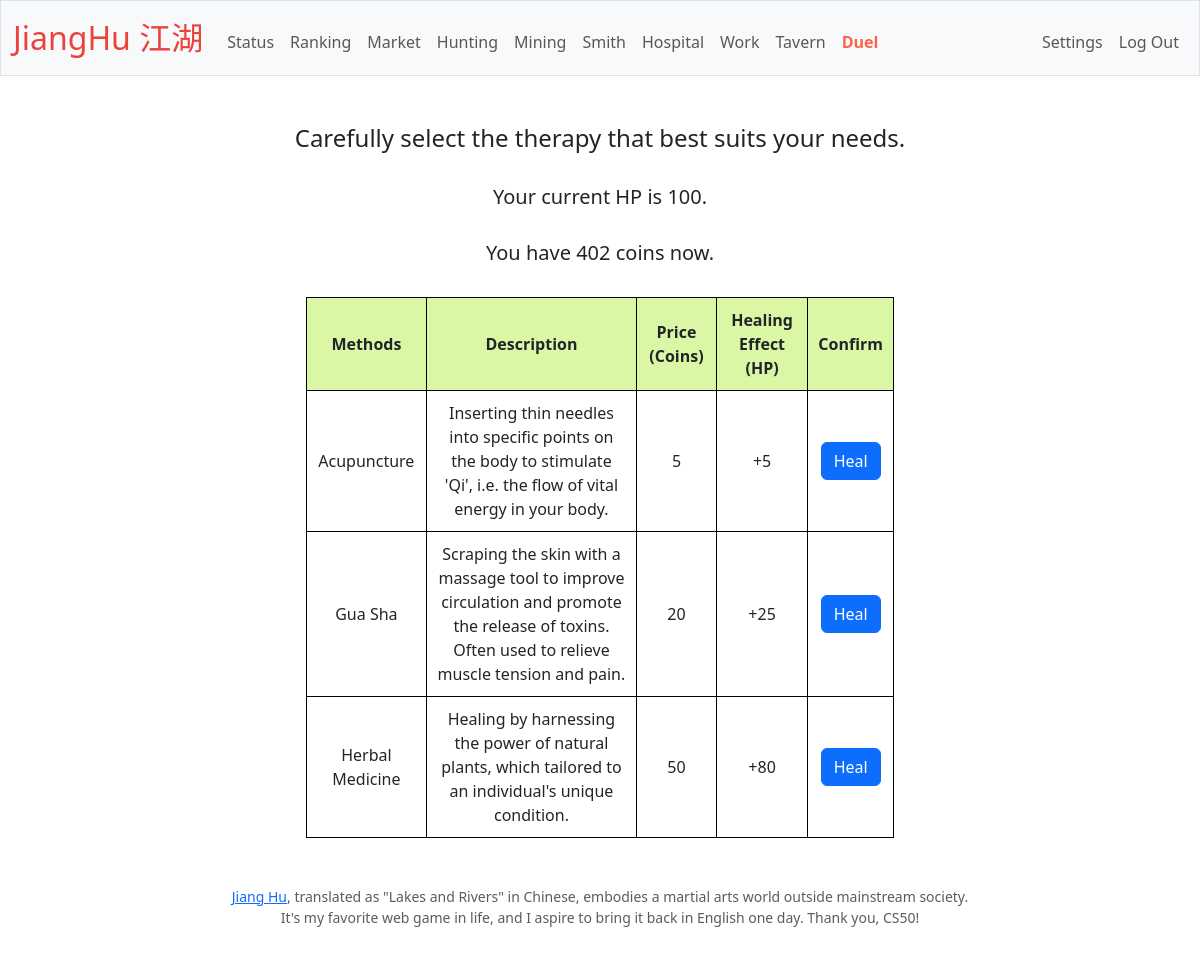
The app's page /hospital (signed in), older data.
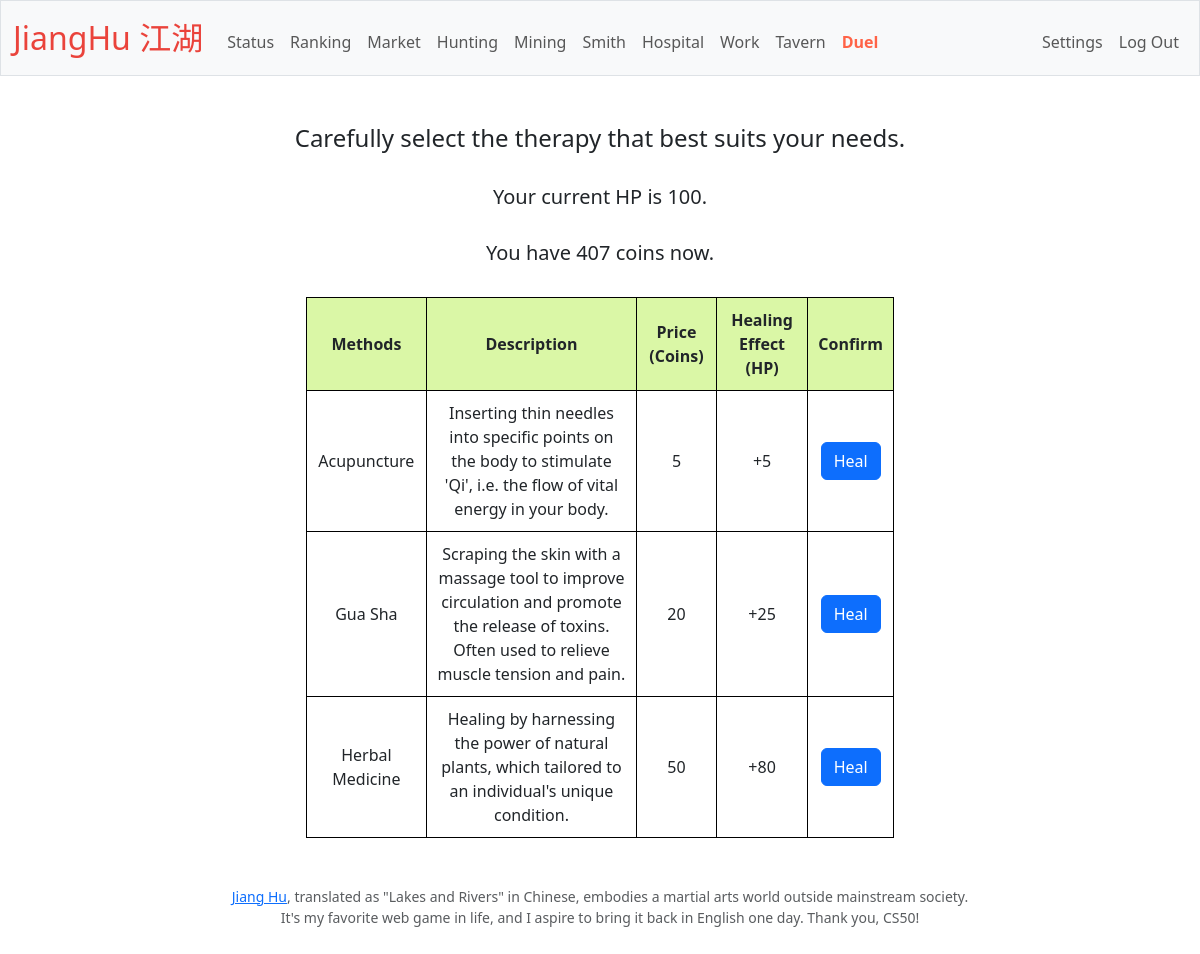
The same page, newer data.
### tables this page shows
CREATE TABLE 'user_status' (
userid INTEGER NOT NULL, 
stamina INTEGER NOT NULL DEFAULT 100,
coins INTEGER NOT NULL DEFAULT 100,
hp INTEGER NOT NULL DEFAULT 100,'attk' INTEGER NOT NULL DEFAULT 1,'def' INTEGER NOT NULL DEFAULT 1,
weapon TEXT,'armour' TEXT, 'exp' INTEGER NOT NULL DEFAULT 0, 'time_in' DATETIME,
FOREIGN KEY (userid) REFERENCES users(id)
);

### app.py (the view)
@app.route("/hospital", methods=["GET", "POST"])
@login_required
def hospital():
    user = db.execute("SELECT status, fame FROM users WHERE id = ?", session["user_id"])
    status = user[0]['status']
    user_profile = db.execute("SELECT stamina, hp, coins FROM user_status WHERE userid = ?", session["user_id"])
    profile = user_profile[0]
    if request.method == "POST":
        method = request.form.getlist("method")[0]
        if method == 'revive':
            db.execute("UPDATE users SET fame = fame - 1, status = 'active'  WHERE id = ?", session["user_id"])
            db.execute("UPDATE user_status SET hp = 100, stamina = 0 WHERE userid = ?", session["user_id"])
            flash("You are revived!")
            return redirect("/")
        elif method == 'acupuncture':
            if profile['coins'] < 5:
                return apology("You have insufficent coins!", 400)
            else:
                db.execute("UPDATE user_status SET hp = hp + 5, coins = coins - 5 WHERE userid = ?", session["user_id"])
        elif method == 'guasha':
            if profile['coins'] < 20:
                return apology("You have insufficent coins!", 400)
            else:
                db.execute("UPDATE user_status SET hp = hp + 25, coins = coins - 20 WHERE userid = ?", session["user_id"])
        elif method == 'herbal':
            if profile['coins'] < 50:
                return apology("You have insufficent coins!", 400)
            else:
                db.execute("UPDATE user_status SET hp = hp + 80, coins = coins - 50 WHERE userid = ?", session["user_id"])
        else:
            flash("Invalid action. Choose again.")
            return redirect("/hospital")
        flash("You have successfully healed!")
        return redirect("/hospital")
    else:
        refresh(session["user_id"])
        return render_template("hospital.html", status=status, profile=profile)

### app.py (called while the page is built)
@app.after_request
def after_request(response):
    response.headers["Cache-Control"] = "no-cache, no-store, must-revalidate"
    response.headers["Expires"] = 0
    response.headers["Pragma"] = "no-cache"
    return response

### helpers.py (called while the page is built)
def login_required(f):
    @wraps(f)
    def decorated_function(*args, **kwargs):
        if session.get("user_id") is None:
            return redirect("/login")
        return f(*args, **kwargs)
    return decorated_function

### templates/hospital.html (shortened to what this page needs)
{% extends "layout.html" %}
{% block main %}
    <h4>Carefully select the therapy that best suits your needs.</h4><br>
    <h5>Your current HP is {{ profile['hp'] }}.</h5><br>
    <h5>You have {{ profile['coins']}} coins now.</h5><br>
    <table style="width: 50%" action="/hospital" method="get">
        <tr>
            <th>Methods</th>
            <th>Description</th>
            <th>Price (Coins)</th>
            <th>Healing Effect (HP)</th>
            <th>Confirm</th>
        </tr>
        {% if status == 'busy' %}
        <tr>
            Please check out in tavern first!
        </tr>
        {% elif status == 'active' %}
        <tr>
            <td>Acupuncture</td>
            <td>Inserting thin needles into specific points on the body to stimulate 'Qi', i.e. the flow of vital energy in your body.</td>
            <td>5</td>
            <td>+5</td>
            <td>
                <form action="/hospital" method="post">
                    <button class="btn btn-primary" type="submit" name="method" value="acupuncture">
                        Heal
                    </button>
                </form>
            </td>
        </tr>
        <tr>
            <td>Gua Sha</td>
            <td>Scraping the skin with a massage tool to improve circulation and promote the release of toxins. Often used to relieve muscle tension and pain.</td>
            <td>20</td>
            <td>+25</td>
            <td>
                <form action="/hospital" method="post">
                    <button class="btn btn-primary" type="submit" name="method" value="guasha">
                        Heal
                    </button>
                </form>
            </td>
        </tr>
        <tr>
            <td>Herbal Medicine</td>
            <td>Healing by harnessing the power of natural plants, which tailored to an individual's unique condition.</td>
            <td>50</td>
            <td>+80</td>
            <td>
                <form action="/hospital" method="post">
                    <button class="btn btn-primary" type="submit" name="method" value="herbal">
                        Heal
                    </button>
                </form>
            </td>
        </tr>
        {% endif %}
    </table>
{% endblock %}

Row changes from the older to the newer data that the page shows:
changed user_status: coins "402" → "407"
